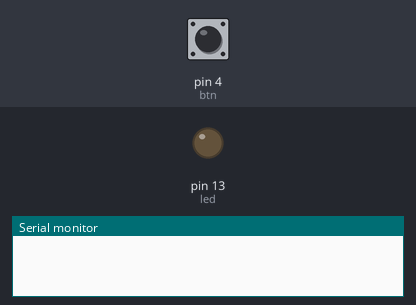
The sketch below on a simulated Arduino Uno, built with avr-gcc and run on an emulated ATmega328P. Shown: output pins drawn as LEDs (lit = HIGH), the last lines printed to the serial monitor. Dashed ring = blinking. The test bench sets the inputs (shaded band); at power-on: pin 4 (btn) HIGH. At 8.4 s the program stops and its outputs stay as they are.

Above: at 1.2 s.
1.3 s: pin 4 (btn) pulled LOW for 0.15 s
At 1.37 s:
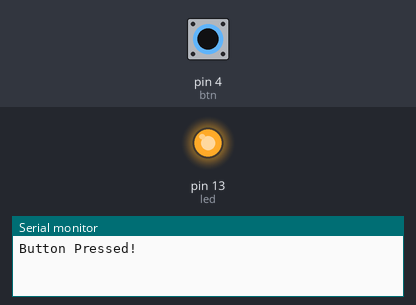
2.9 s: pin 4 (btn) pulled LOW for 3.2 s
At 7.2 s:
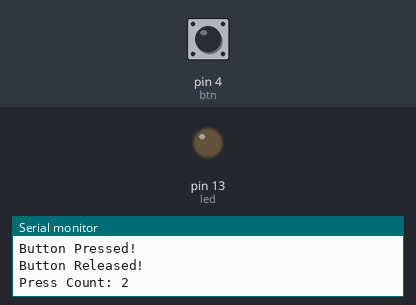
7.6 s: pin 4 (btn) pulsed LOW 5 times (0.12 s each, 0.3 s apart)
At 7.66 s:
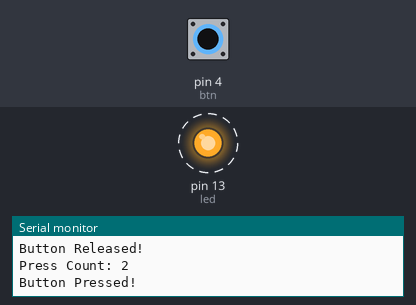
Timing chart, 0 to 9.9 s (numbered marks = the images above; inputs shaded):
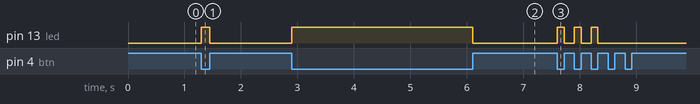

The sketch:

lab2-prob4-button-press-counter.ino
```cpp
const int btn = 4;
const int led = 13;

bool isPressed = false;
bool isOffPrevState = false;
int pressCount = 0;
const int maxBtnPresses = 5;

void setup() {
  Serial.begin(9600);
  pinMode(btn, INPUT);
  pinMode(led, OUTPUT);
}

void loop() {
  // Limit button press (to 5)
  if (pressCount >= maxBtnPresses) {
    Serial.println("ALL DONE!");
    Serial.println("ALL DONE!");
    while (true) {}
  }

  // Get input from the switch
  isPressed = !digitalRead(btn);

  // Do nothing when the current state is the same as the prevState
  if (isOffPrevState == isPressed) {
    return;
  }

  // Lit the LED base on the input from the switch
  digitalWrite(led, isPressed);

  // Print statements and update prevState
  if (isPressed) {
    Serial.println("Button Pressed!");
    isOffPrevState = true;
  }
  else {
    Serial.println("Button Released!");
    isOffPrevState = false;
    pressCount++;
    Serial.print("Press Count: ");
    Serial.println(pressCount);
  }
}
```

Measured:
- after the input at 1.3 s, pin 13 (led): LOW → HIGH at once, → LOW 0.15 s later
- after the input at 2.9 s, pin 13 (led): LOW → HIGH at once, → LOW 3.2 s later
- after the input at 7.6 s, pin 13 (led): alternates HIGH for 0.12 s and LOW for 0.18 s, 6 changes in all, then stays LOW, starting at once
